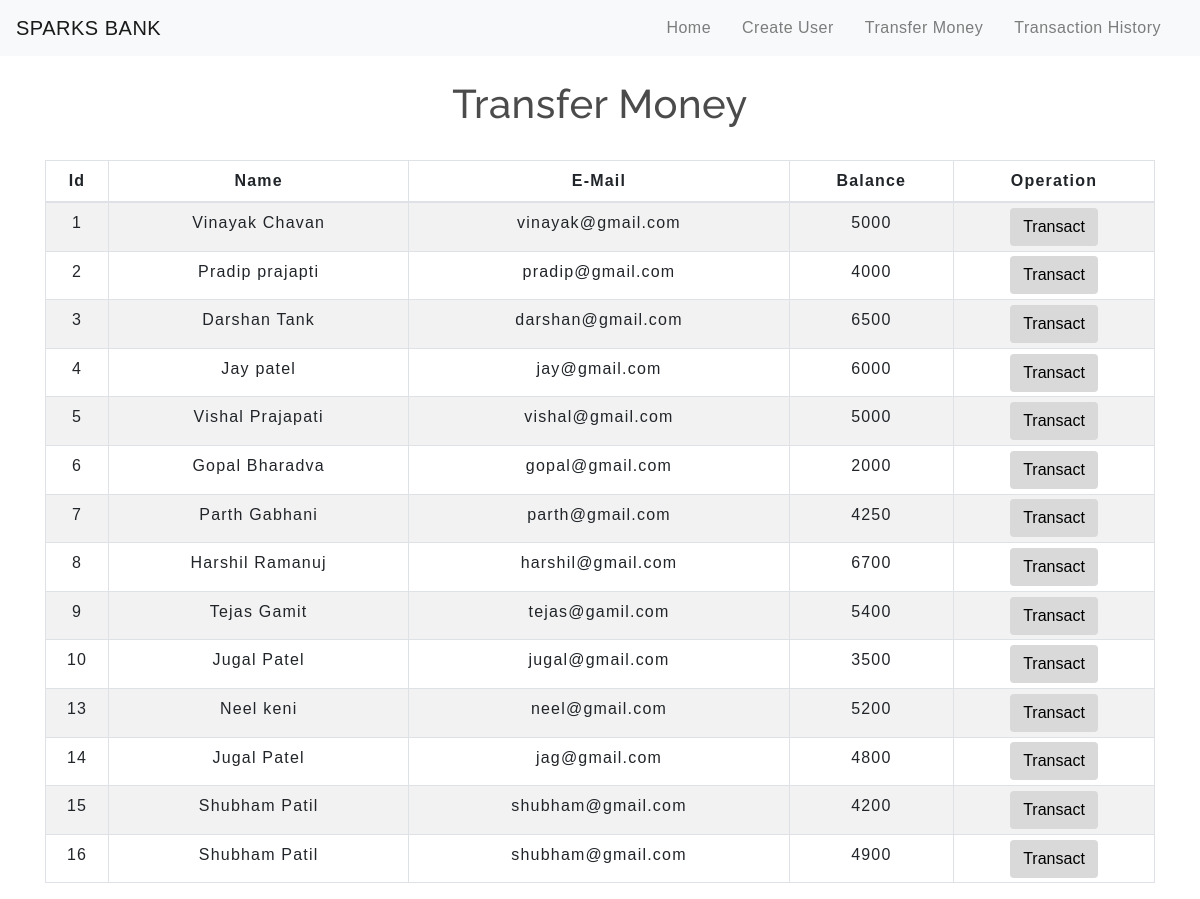
The app's page /transfermoney.php with its own data.
### tables this page shows
CREATE TABLE `users` (
  `id` int(3) NOT NULL,
  `name` text NOT NULL,
  `email` varchar(30) NOT NULL,
  `balance` int(8) NOT NULL
);

### transfermoney.php (the view, shortened to what this page needs)
<!DOCTYPE html>
<html lang="en">
<head>
    <link rel="stylesheet" href="https://maxcdn.bootstrapcdn.com/bootstrap/4.0.0/css/bootstrap.min.css">
    <link rel="stylesheet" type="text/css" href="css/table.css">
    <link rel="stylesheet" type="text/css" href="css/navbar.css">
</head>
<body>
<?php
    include 'config.php';
    $sql = "SELECT * FROM users";
    $result = mysqli_query($conn,$sql);
?>
<?php
  include 'navbar.php';
?>
<div class="container">
        <h2 class="text-center pt-4">Transfer Money</h2>
        <br>
            <div class="row">
                <div class="col">
                    <div class="table-responsive-sm">
                    <table class="table table-hover table-sm table-striped table-condensed table-bordered">
                        <thead>
                            <tr>
                            <th scope="col" class="text-center py-2">Id</th>
                            <th scope="col" class="text-center py-2">Name</th>
                            <th scope="col" class="text-center py-2">E-Mail</th>
                            <th scope="col" class="text-center py-2">Balance</th>
                            <th scope="col" class="text-center py-2">Operation</th>
                            </tr>
                        </thead>
                        <tbody>
                <?php
                    while($rows=mysqli_fetch_assoc($result)){
                ?>
                    <tr>
                        <td class="py-2"><?php echo $rows['id'] ?></td>
                        <td class="py-2"><?php echo $rows['name']?></td>
                        <td class="py-2"><?php echo $rows['email']?></td>
                        <td class="py-2"><?php echo $rows['balance']?></td>
                        <td><a href="selecteduserdetail.php?id= <?php echo $rows['id'] ;?>"> <button type="button" class="btn">Transact</button></a></td>
                    </tr>
                <?php
                    }
                ?>
                        </tbody>
                    </table>
                    </div>
                </div>
            </div>
         </div>
</body>
</html>

### navbar.php (shortened to what this page needs)
<nav class="navbar navbar-expand-md navbar-light bg-light">
<a class="navbar-brand" href="index.php">SPARKS BANK</a>
<div class="collapse navbar-collapse" id="collapsibleNavbar">
      <ul class="navbar-nav ml-auto">
        <li class="nav-item">
          <a class="nav-link" href="index.php">Home</a>
        </li>
        <li class="nav-item">
          <a class="nav-link" href="createuser.php">Create User</a>
        </li>
        <li class="nav-item">
          <a class="nav-link" href="transfermoney.php">Transfer Money</a>
        </li>
        <li class="nav-item">
          <a class="nav-link" href="transactionhistory.php">Transaction History</a>
        </li>
    </div>
 </nav>

### css/table.css (style rules this page uses)
* { padding: 0; margin: 0; box-sizing: border-box; font-family: sans-serif; }
h2 { font-size: 40px; }
table { letter-spacing: 1.2px; }
td { text-align: center; }
button { border:none; background: #d9d9d9; transition: 1s; }

### css/navbar.css (style rules this page uses)
.nav-link { margin-right: 15px; color:#2F363F; letter-spacing: 0.5px; transition: 0.5s; }
.navbar-brand { color: #4C4B4B; letter-spacing: 0.5px; }
h2 { color: #4C4B4B; letter-spacing: 0.5px; font-family: raleway; }

### transfermoney.php (style rules this page uses)
button { transition: 1.5s; }

### records on screen
users: id "1", name "Vinayak Chavan", email "vinayak@gmail.com", balance "5000"
users: id "2", name "Pradip prajapti", email "pradip@gmail.com", balance "4000"
users: id "3", name "Darshan Tank", email "darshan@gmail.com", balance "6500"
users: id "4", name "Jay patel", email "jay@gmail.com", balance "6000"
users: id "5", name "Vishal Prajapati", email "vishal@gmail.com", balance "5000"
users: id "6", name "Gopal Bharadva", email "gopal@gmail.com", balance "2000"
users: id "7", name "Parth Gabhani", email "parth@gmail.com", balance "4250"
users: id "8", name "Harshil Ramanuj", email "harshil@gmail.com", balance "6700"
users: id "9", name "Tejas Gamit", email "tejas@gamil.com", balance "5400"
users: id "10", name "Jugal Patel", email "jugal@gmail.com", balance "3500"
users: id "13", name "Neel keni", email "neel@gmail.com", balance "5200"
users: id "14", name "Jugal Patel", email "jag@gmail.com", balance "4800"
users: id "15", name "Shubham Patil", email "shubham@gmail.com", balance "4200"
users: id "16", name "Shubham Patil", email "shubham@gmail.com", balance "4900"
